Frame 1 (no input): blank canvas, image omitted
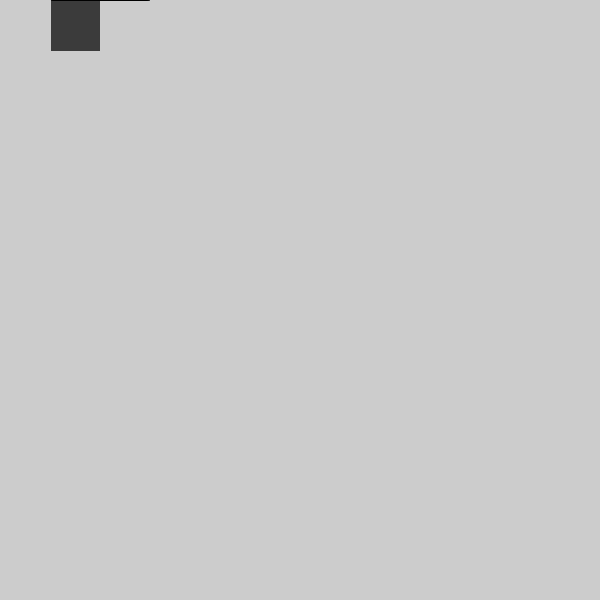
Frame 60 (the mouse pressed at the canvas centre just before this capture)
Frame 120 (the mouse held since frame 60 and released just before this capture): identical to frame 60, image omitted

The Processing sketch that drew this single still picture (run headless with seeded random() and noise(); from frame 60 on, the mouse is pressed at the canvas centre):

// Processing sketch: sketch_190612a
// ── sketch_190612a.pde
float num = 0;
float frames = 0;
float w = 50;
float xOffset = 50;
float l = 50;
float u = 50;


void setup() {
  size(600, 600);
  frameRate(60);
}

void draw() {
  frames++;
  //newPoint();
  u = (mouseY)/100;
  if (frames >= u) {
    newPoint();
    frames = 0;
  }
}

void mouseClicked() {

}


void newPoint() {
  num++;
  //rect((float)(num - (width/w) * Math.floor(num/(width/w))) - w, num*w, (float)(num - (width/w) * Math.floor(num/(width/w))), (num+1)*w);
  //rect((float)(num - 12*(Math.floor(num/12))), (float)(Math.floor(num/12)), (float)(num - 12*(Math.floor(num/12))), (float)(Math.floor(num/12)));
  for (int i = 0; i <= w; i++) {
    point((float)(num - l*(Math.floor(num/l)*w)+xOffset), (float)(Math.floor(num/l)*w + i));
    point((float)(num - l*(Math.floor(num/l)*w)+xOffset+i), (float)(Math.floor(num/l)*w));
  }
  
}
